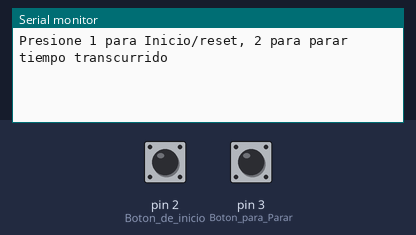
A sketch run on a simulated Arduino Uno, built with avr-gcc and run on an emulated ATmega328P. Shown: the last lines printed to the serial monitor. The test bench sets the inputs (shaded band); at power-on: pin 2 (Boton_de_inicio) LOW, pin 3 (Boton_para_Parar) LOW.

Above: at 1.2 s.
1.3 s: pin 2 (Boton_de_inicio) pulled HIGH for 0.15 s
At 2.7 s:
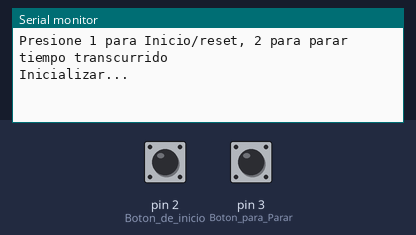
3.1 s: pin 3 (Boton_para_Parar) pulled HIGH for 0.15 s
At 3.9 s:
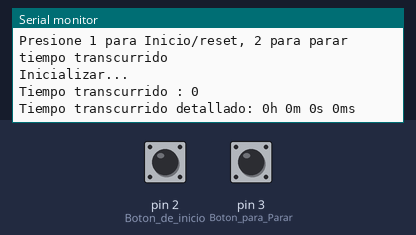

Measured:
- after the input at 1.3 s, the serial monitor: prints a new line after 0.30 s (image 1)
- after the input at 3.1 s, the serial monitor: prints a new line after 0.30 s (image 2)

The sketch:

main.ino
```cpp
#include <TimeLib.h>
#include <Time.h>

// C++ code
//
//AUTHOR: HERNANDEZ GARCIA ROBERTO
//PROYECTO: Primeros programas en arduino

/*NOTAS DE CLASE
 * PYTHON ES UN LENGUAJE DE INTERPRETACION Y ARDUINO ES UN LENGUAJE COMPILADO
 * PORLOTANTO PYTHON OBEDECE A LA IDENTACION
 */


void setup(){
  Serial.begin(9600);
  pinMode(2, INPUT); // Boton de inicio
  pinMode(3, INPUT); // Boton para Parar
  Serial.println("Presione 1 para Inicio/reset, 2 para parar tiempo transcurrido");

}

    void Resultado(){
unsigned long Ttranscurrido, finalizado, inicio;
    float h, m,s, ms;
    unsigned long terminado;
    Ttranscurrido = finalizado - inicio;

    h = int(Ttranscurrido / 3600000);
    terminado = Ttranscurrido % 3600000;
    m = int(terminado / 60000);
    terminado = terminado % 60000;
    s = int(terminado / 1000);
    ms = terminado % 1000;
    Serial.print("Tiempo transcurrido : ");
    Serial.println(Ttranscurrido);
    Serial.print("Tiempo transcurrido detallado: ");
    Serial.print(h, 0);
    Serial.print("h ");
    Serial.print(m, 0);
    Serial.print("m ");
    Serial.print(s, 0);
    Serial.print("s ");
    Serial.print(ms, 0);
    Serial.println("ms");
    Serial.println();
    }


void loop(){
  unsigned long Ttranscurrido, finalizado, inicio;
  if (digitalRead(2) == HIGH)
      {
       inicio = millis();
       delay(300); //  por rebote
       Serial.println("Inicializar...");
      }
      if (digitalRead(3) == HIGH)
      {
        finalizado = millis();
        delay(300); // por rebote
        Resultado();
       }
  }
```
